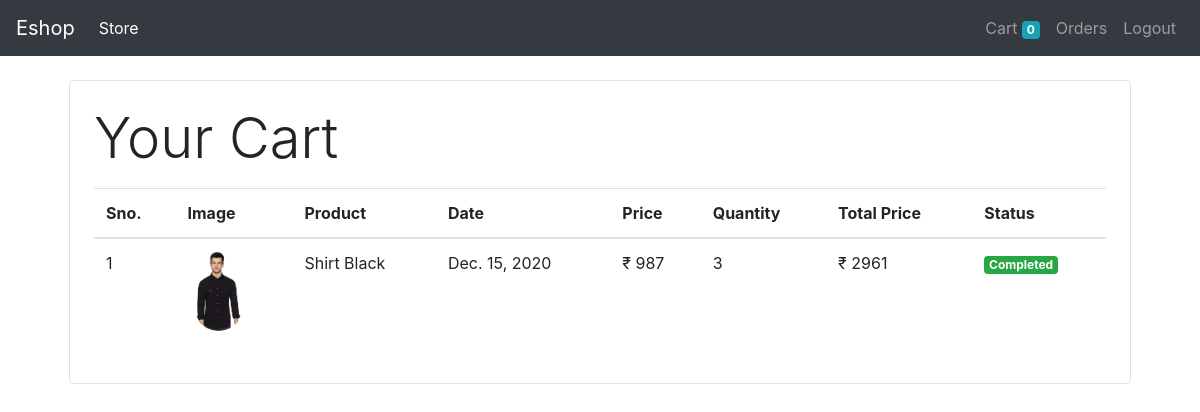
The page /orders (signed in) on the database its author committed.
### store/models/orders.py (models this page shows, shortened)
class Order(models.Model):
    product = models.ForeignKey(Product, on_delete=models.CASCADE)
    customer = models.ForeignKey(Customer, on_delete=models.CASCADE)
    quantity = models.IntegerField(default=1)
    price = models.IntegerField()
    address = models.CharField(max_length=50, default='', blank=True)
    phone = models.CharField(max_length=50, default='', blank=True)
    date = models.DateField(default=datetime.datetime.today)
    status = models.BooleanField(default=False)
    def get_orders_by_customer(customerId):
        return Order.objects.filter(customer = customerId).order_by('-date')

### store/models/product.py (models this page shows, shortened)
class Product(models.Model):
    name = models.CharField(max_length=50)
    price = models.IntegerField(default=0)
    category = models.ForeignKey(Category, on_delete=models.CASCADE, default=1)
    description = models.CharField(max_length=200, default='', null=True, blank=True)
    image = models.ImageField(upload_to='uploads/products/')

### store/middlewares/auth.py (the view)
    def middleware(request):
        print("middleware")
        returnURL = request.META['PATH_INFO']
        if not request.session.get('customer'):
            return redirect(f'login?return_url={returnURL}')
        response = get_response(request)
        return response

### store/templatetags/custom_filter.py (called while the page is built)
@register.filter(name='currency')
def currency(number):
    curr = "₹ "+str(number)
    return curr

@register.filter(name='multiply')
def multiply(number, number1):
    return number*number1

### store/views/orders.py (called while the page is built)
    def get(self, request):
        customer = request.session.get('customer')
        orders = Order.get_orders_by_customer(customer)
        print(orders)
        return render(request, 'order.html', {'orders' : orders})

### store/templates/order.html
{% extends 'base.html' %}
{% block content %}
{% load cart %}
{% load custom_filter %}
<div class="container">
    <div class="border rounded p-4 m-4">
        <p class="display-4">Your Cart</p>
        <table class="table">
            <thead>
                <tr>
                    <th>Sno.</th>
                    <th>Image</th>
                    <th>Product</th>
                    <th>Date</th>
                    <th>Price</th>
                    <th>Quantity</th>
                    <th>Total Price</th>
                    <th>Status</th>
                </tr>
            </thead>
            <tbody>
                {% for order in orders %}
                <tr>
                    <td>{{forloop.counter}}</td>
                    <td><img src="{{order.product.image.url}}" class="rounded-circle" style="height: 80px;"></td>
                    <td>{{order.product.name}}</td>
                    <td>{{order.date}}</td>
                    <td>{{order.price|currency}}</td>
                    <td>{{order.quantity}}</td>
                    <td>{{order.quantity|multiply:order.price|currency}}</td>
                    {% if order.status %}
                    <td><small class="badge badge-success ">Completed</small></td>
                    {% else %}
                    <td><small class="badge badge-warning ">Pending</small></td>
                    {% endif %}
                </tr>
                {% endfor %}
            </tbody>
        </table>
    </div>
</div>
{% endblock %}

### rows shown on the page
Order: product.image (picture), product.name "Shirt Black", date "Dec. 15, 2020", price "₹ 987", quantity "3", quantity|multiply "₹ 2961", status "Completed"

### other values the page prints
{{ request.session.cart.keys|length }} "0"
